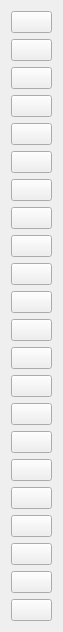
<?xml version="1.0" encoding="UTF-8"?>
<ui version="4.0">
 <class>ToolForm</class>
 <widget class="QWidget" name="ToolForm">
  <property name="geometry">
   <rect>
    <x>0</x>
    <y>0</y>
    <width>63</width>
    <height>537</height>
   </rect>
  </property>
  <property name="windowTitle">
   <string>Tool</string>
  </property>
  <property name="styleSheet">
   <string notr="true"/>
  </property>
  <layout class="QVBoxLayout" name="verticalLayout">
   <item>
    <widget class="QPushButton" name="opacityBtn">
     <property name="toolTip">
      <string>Adjust the opacity of the video window and toolbar</string>
     </property>
     <property name="accessibleName">
      <string>Adjust opacity</string>
     </property>
     <property name="text">
      <string/>
     </property>
    </widget>
   </item>
   <item>
    <widget class="QPushButton" name="autoHideBtn">
     <property name="toolTip">
      <string>Automatically hide 300 ms after the pointer leaves, and restore after hovering for 300 ms.
The hidden windows still receive mouse input. Dragging and menu interactions keep them visible.</string>
     </property>
     <property name="accessibleName">
      <string>Automatically hide on mouse leave</string>
     </property>
     <property name="text">
      <string/>
     </property>
     <property name="checkable">
      <bool>true</bool>
     </property>
    </widget>
   </item>
   <item>
    <widget class="QPushButton" name="groupControlBtn">
     <property name="toolTip">
      <string>group control</string>
     </property>
     <property name="text">
      <string/>
     </property>
    </widget>
   </item>
   <item>
    <widget class="QPushButton" name="fullScreenBtn">
     <property name="toolTip">
      <string>full screen (Ctrl+F)</string>
     </property>
     <property name="text">
      <string/>
     </property>
    </widget>
   </item>
   <item>
    <spacer name="verticalSpacer">
     <property name="orientation">
      <enum>Qt::Vertical</enum>
     </property>
     <property name="sizeHint" stdset="0">
      <size>
       <width>20</width>
       <height>40</height>
      </size>
     </property>
    </spacer>
   </item>
   <item>
    <widget class="QPushButton" name="expandNotifyBtn">
     <property name="toolTip">
      <string>expand notify (Ctrl+N)</string>
     </property>
     <property name="text">
      <string/>
     </property>
    </widget>
   </item>
   <item>
    <widget class="QPushButton" name="expandSettingsBtn">
     <property name="toolTip">
      <string>expand settings panel (Ctrl+Alt+N)</string>
     </property>
     <property name="text">
      <string/>
     </property>
    </widget>
   </item>
   <item>
    <widget class="QPushButton" name="rotateBtn">
     <property name="toolTip">
      <string>rotate device (Ctrl+R)</string>
     </property>
     <property name="text">
      <string/>
     </property>
    </widget>
   </item>
   <item>
    <widget class="QPushButton" name="touchBtn">
     <property name="toolTip">
      <string>touch switch</string>
     </property>
     <property name="text">
      <string/>
     </property>
    </widget>
   </item>
   <item>
    <widget class="QPushButton" name="openScreenBtn">
     <property name="toolTip">
      <string>open screen</string>
     </property>
     <property name="text">
      <string/>
     </property>
    </widget>
   </item>
   <item>
    <widget class="QPushButton" name="closeScreenBtn">
     <property name="toolTip">
      <string>close screen (Ctrl+O)</string>
     </property>
     <property name="text">
      <string/>
     </property>
    </widget>
   </item>
   <item>
    <widget class="QPushButton" name="powerBtn">
     <property name="toolTip">
      <string>power (Ctrl+P)</string>
     </property>
     <property name="text">
      <string/>
     </property>
    </widget>
   </item>
   <item>
    <widget class="QPushButton" name="volumeUpBtn">
     <property name="toolTip">
      <string>volume up (Ctrl+Up)</string>
     </property>
     <property name="text">
      <string/>
     </property>
    </widget>
   </item>
   <item>
    <widget class="QPushButton" name="volumeDownBtn">
     <property name="toolTip">
      <string>volume down (Ctrl+Down)</string>
     </property>
     <property name="text">
      <string/>
     </property>
    </widget>
   </item>
   <item>
    <widget class="QPushButton" name="appSwitchBtn">
     <property name="toolTip">
      <string>app switch (Ctrl+S)</string>
     </property>
     <property name="text">
      <string/>
     </property>
    </widget>
   </item>
   <item>
    <widget class="QPushButton" name="menuBtn">
     <property name="toolTip">
      <string>menu (Ctrl+M)</string>
     </property>
     <property name="text">
      <string/>
     </property>
    </widget>
   </item>
   <item>
    <widget class="QPushButton" name="homeBtn">
     <property name="toolTip">
      <string>home (Ctrl+H)</string>
     </property>
     <property name="text">
      <string/>
     </property>
    </widget>
   </item>
   <item>
    <widget class="QPushButton" name="returnBtn">
     <property name="toolTip">
      <string>return (Ctrl+B)</string>
     </property>
     <property name="text">
      <string/>
     </property>
    </widget>
   </item>
   <item>
    <widget class="QPushButton" name="screenShotBtn">
     <property name="toolTip">
      <string>screen shot</string>
     </property>
     <property name="text">
      <string/>
     </property>
    </widget>
   </item>
   <item>
    <widget class="QPushButton" name="cameraTorchBtn">
     <property name="toolTip">
      <string>torch</string>
     </property>
     <property name="text">
      <string/>
     </property>
    </widget>
   </item>
   <item>
    <widget class="QPushButton" name="cameraZoomOutBtn">
     <property name="toolTip">
      <string>zoom out</string>
     </property>
     <property name="text">
      <string/>
     </property>
    </widget>
   </item>
   <item>
    <widget class="QPushButton" name="cameraZoomInBtn">
     <property name="toolTip">
      <string>zoom in</string>
     </property>
     <property name="text">
      <string/>
     </property>
    </widget>
   </item>
   <item>
    <widget class="QPushButton" name="clipboardBtn">
     <property name="toolTip">
      <string>copy clipboard text</string>
     </property>
     <property name="text">
      <string/>
     </property>
    </widget>
    </item>
  </layout>
 </widget>
 <resources/>
 <connections/>
</ui>
